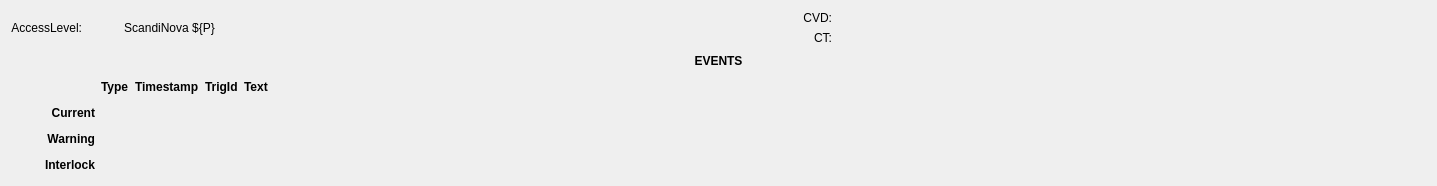
  <widget class="QWidget" name="gridLayoutWidget_7">
   <property name="geometry">
    <rect>
     <x>0</x>
     <y>10</y>
     <width>1437</width>
     <height>186</height>
    </rect>
   </property>
   <layout class="QGridLayout" name="gridLayout">
    <item row="5" column="0">
     <widget class="QLabel" name="label_26">
      <property name="font">
       <font>
        <italic>false</italic>
       </font>
      </property>
      <property name="text">
       <string>&lt;html&gt;&lt;head/&gt;&lt;body&gt;&lt;p&gt;&lt;span style=&quot; font-weight:600;&quot;&gt;Interlock&lt;/span&gt;&lt;/p&gt;&lt;/body&gt;&lt;/html&gt;</string>
      </property>
      <property name="alignment">
       <set>Qt::AlignRight|Qt::AlignTrailing|Qt::AlignVCenter</set>
      </property>
     </widget>
    </item>
    <item row="4" column="3">
     <widget class="PyDMLabel" name="PyDMLabel_41">
      <property name="toolTip">
       <string/>
      </property>
      <property name="precision" stdset="0">
       <number>0</number>
      </property>
      <property name="showUnits" stdset="0">
       <bool>false</bool>
      </property>
      <property name="precisionFromPV" stdset="0">
       <bool>true</bool>
      </property>
      <property name="alarmSensitiveContent" stdset="0">
       <bool>false</bool>
      </property>
      <property name="alarmSensitiveBorder" stdset="0">
       <bool>true</bool>
      </property>
      <property name="PyDMToolTip" stdset="0">
       <string/>
      </property>
      <property name="channel" stdset="0">
       <string>ca://${P}:WarningEventTrigger.VAL</string>
      </property>
      <property name="displayFormat" stdset="0">
       <enum>PyDMLabel::Decimal</enum>
      </property>
     </widget>
    </item>
    <item row="2" column="2">
     <widget class="QLabel" name="label_16">
      <property name="font">
       <font>
        <weight>75</weight>
        <bold>true</bold>
       </font>
      </property>
      <property name="text">
       <string>Timestamp</string>
      </property>
     </widget>
    </item>
    <item row="5" column="3">
     <widget class="PyDMLabel" name="PyDMLabel_42">
      <property name="toolTip">
       <string/>
      </property>
      <property name="precision" stdset="0">
       <number>0</number>
      </property>
      <property name="showUnits" stdset="0">
       <bool>false</bool>
      </property>
      <property name="precisionFromPV" stdset="0">
       <bool>true</bool>
      </property>
      <property name="alarmSensitiveContent" stdset="0">
       <bool>false</bool>
      </property>
      <property name="alarmSensitiveBorder" stdset="0">
       <bool>true</bool>
      </property>
      <property name="PyDMToolTip" stdset="0">
       <string/>
      </property>
      <property name="channel" stdset="0">
       <string>ca://${P}:InterlockEventTrigger.VAL</string>
      </property>
      <property name="displayFormat" stdset="0">
       <enum>PyDMLabel::Decimal</enum>
      </property>
     </widget>
    </item>
    <item row="2" column="4">
     <widget class="QLabel" name="label_18">
      <property name="font">
       <font>
        <weight>75</weight>
        <bold>true</bold>
       </font>
      </property>
      <property name="text">
       <string>Text</string>
      </property>
     </widget>
    </item>
    <item row="3" column="1">
     <widget class="PyDMLabel" name="PyDMLabel_16">
      <property name="toolTip">
       <string/>
      </property>
      <property name="channel" stdset="0">
       <string>ca://${P}:CurrentEventTypeStr</string>
      </property>
      <property name="displayFormat" stdset="0">
       <enum>PyDMLabel::String</enum>
      </property>
     </widget>
    </item>
    <item row="5" column="1">
     <widget class="PyDMLabel" name="PyDMLabel_39">
      <property name="toolTip">
       <string/>
      </property>
      <property name="precision" stdset="0">
       <number>0</number>
      </property>
      <property name="showUnits" stdset="0">
       <bool>false</bool>
      </property>
      <property name="precisionFromPV" stdset="0">
       <bool>true</bool>
      </property>
      <property name="alarmSensitiveContent" stdset="0">
       <bool>false</bool>
      </property>
      <property name="alarmSensitiveBorder" stdset="0">
       <bool>true</bool>
      </property>
      <property name="PyDMToolTip" stdset="0">
       <string/>
      </property>
      <property name="channel" stdset="0">
       <string>ca://${P}:InterlockEventTypeStr.VAL</string>
      </property>
      <property name="displayFormat" stdset="0">
       <enum>PyDMLabel::String</enum>
      </property>
     </widget>
    </item>
    <item row="5" column="2">
     <widget class="PyDMLabel" name="PyDMLabel_29">
      <property name="toolTip">
       <string/>
      </property>
      <property name="precision" stdset="0">
       <number>0</number>
      </property>
      <property name="showUnits" stdset="0">
       <bool>false</bool>
      </property>
      <property name="precisionFromPV" stdset="0">
       <bool>true</bool>
      </property>
      <property name="alarmSensitiveContent" stdset="0">
       <bool>false</bool>
      </property>
      <property name="alarmSensitiveBorder" stdset="0">
       <bool>true</bool>
      </property>
      <property name="PyDMToolTip" stdset="0">
       <string/>
      </property>
      <property name="channel" stdset="0">
       <string>ca://${P}:InterlockEventTimeStr.VAL</string>
      </property>
      <property name="displayFormat" stdset="0">
       <enum>PyDMLabel::String</enum>
      </property>
     </widget>
    </item>
    <item row="4" column="0">
     <widget class="QLabel" name="label_25">
      <property name="font">
       <font>
        <italic>false</italic>
       </font>
      </property>
      <property name="text">
       <string>&lt;html&gt;&lt;head/&gt;&lt;body&gt;&lt;p&gt;&lt;span style=&quot; font-weight:600;&quot;&gt;Warning&lt;/span&gt;&lt;/p&gt;&lt;/body&gt;&lt;/html&gt;</string>
      </property>
      <property name="alignment">
       <set>Qt::AlignRight|Qt::AlignTrailing|Qt::AlignVCenter</set>
      </property>
     </widget>
    </item>
    <item row="3" column="2">
     <widget class="PyDMLabel" name="PyDMLabel_15">
      <property name="toolTip">
       <string/>
      </property>
      <property name="channel" stdset="0">
       <string>ca://${P}:CurrentEventTimeStr.VAL</string>
      </property>
      <property name="displayFormat" stdset="0">
       <enum>PyDMLabel::String</enum>
      </property>
     </widget>
    </item>
    <item row="2" column="1">
     <widget class="QLabel" name="label_9">
      <property name="font">
       <font>
        <weight>75</weight>
        <bold>true</bold>
       </font>
      </property>
      <property name="text">
       <string>Type</string>
      </property>
      <property name="textFormat">
       <enum>Qt::AutoText</enum>
      </property>
     </widget>
    </item>
    <item row="1" column="0" colspan="5">
     <widget class="QLabel" name="label_23">
      <property name="font">
       <font>
        <italic>false</italic>
       </font>
      </property>
      <property name="text">
       <string>&lt;html&gt;&lt;head/&gt;&lt;body&gt;&lt;p&gt;&lt;span style=&quot; font-weight:600;&quot;&gt;EVENTS&lt;/span&gt;&lt;/p&gt;&lt;/body&gt;&lt;/html&gt;</string>
      </property>
      <property name="alignment">
       <set>Qt::AlignCenter</set>
      </property>
     </widget>
    </item>
    <item row="4" column="1">
     <widget class="PyDMLabel" name="PyDMLabel_38">
      <property name="toolTip">
       <string/>
      </property>
      <property name="precision" stdset="0">
       <number>0</number>
      </property>
      <property name="showUnits" stdset="0">
       <bool>false</bool>
      </property>
      <property name="precisionFromPV" stdset="0">
       <bool>true</bool>
      </property>
      <property name="alarmSensitiveContent" stdset="0">
       <bool>false</bool>
      </property>
      <property name="alarmSensitiveBorder" stdset="0">
       <bool>true</bool>
      </property>
      <property name="PyDMToolTip" stdset="0">
       <string/>
      </property>
      <property name="channel" stdset="0">
       <string>ca://${P}:WarningEventTypeStr</string>
      </property>
      <property name="displayFormat" stdset="0">
       <enum>PyDMLabel::String</enum>
      </property>
     </widget>
    </item>
    <item row="4" column="2">
     <widget class="PyDMLabel" name="PyDMLabel_37">
      <property name="toolTip">
       <string/>
      </property>
      <property name="precision" stdset="0">
       <number>0</number>
      </property>
      <property name="showUnits" stdset="0">
       <bool>false</bool>
      </property>
      <property name="precisionFromPV" stdset="0">
       <bool>true</bool>
      </property>
      <property name="alarmSensitiveContent" stdset="0">
       <bool>false</bool>
      </property>
      <property name="alarmSensitiveBorder" stdset="0">
       <bool>true</bool>
      </property>
      <property name="PyDMToolTip" stdset="0">
       <string/>
      </property>
      <property name="channel" stdset="0">
       <string>ca://${P}:WarningEventTimeStr.VAL</string>
      </property>
      <property name="displayFormat" stdset="0">
       <enum>PyDMLabel::String</enum>
      </property>
     </widget>
    </item>
    <item row="3" column="3">
     <widget class="PyDMLabel" name="PyDMLabel_40">
      <property name="toolTip">
       <string/>
      </property>
      <property name="channel" stdset="0">
       <string>ca://${P}:CurrentEventTrigger.VAL</string>
      </property>
      <property name="displayFormat" stdset="0">
       <enum>PyDMLabel::Decimal</enum>
      </property>
     </widget>
    </item>
    <item row="3" column="0">
     <widget class="QLabel" name="label_22">
      <property name="font">
       <font>
        <italic>false</italic>
       </font>
      </property>
      <property name="text">
       <string>&lt;html&gt;&lt;head/&gt;&lt;body&gt;&lt;p&gt;&lt;span style=&quot; font-weight:600;&quot;&gt;Current&lt;/span&gt;&lt;/p&gt;&lt;/body&gt;&lt;/html&gt;</string>
      </property>
      <property name="alignment">
       <set>Qt::AlignRight|Qt::AlignTrailing|Qt::AlignVCenter</set>
      </property>
     </widget>
    </item>
    <item row="2" column="3">
     <widget class="QLabel" name="label_17">
      <property name="font">
       <font>
        <weight>75</weight>
        <bold>true</bold>
       </font>
      </property>
      <property name="text">
       <string>TrigId</string>
      </property>
     </widget>
    </item>
    <item row="0" column="4">
     <layout class="QGridLayout" name="gridLayout_2">
      <item row="1" column="2">
       <layout class="QGridLayout" name="gridLayout_3">
        <item row="0" column="1">
         <widget class="PyDMLabel" name="PyDMLabel_13">
          <property name="toolTip">
           <string/>
          </property>
          <property name="precision" stdset="0">
           <number>0</number>
          </property>
          <property name="showUnits" stdset="0">
           <bool>true</bool>
          </property>
          <property name="precisionFromPV" stdset="0">
           <bool>true</bool>
          </property>
          <property name="alarmSensitiveContent" stdset="0">
           <bool>false</bool>
          </property>
          <property name="alarmSensitiveBorder" stdset="0">
           <bool>true</bool>
          </property>
          <property name="channel" stdset="0">
           <string>ca://${P}:CapVoltageDivider.VAL</string>
          </property>
          <property name="displayFormat" stdset="0">
           <enum>PyDMLabel::String</enum>
          </property>
         </widget>
        </item>
        <item row="2" column="0">
         <widget class="QLabel" name="label_15">
          <property name="text">
           <string>CT:</string>
          </property>
          <property name="alignment">
           <set>Qt::AlignRight|Qt::AlignTrailing|Qt::AlignVCenter</set>
          </property>
         </widget>
        </item>
        <item row="2" column="1">
         <widget class="PyDMLabel" name="PyDMLabel_17">
          <property name="toolTip">
           <string/>
          </property>
          <property name="precision" stdset="0">
           <number>0</number>
          </property>
          <property name="showUnits" stdset="0">
           <bool>true</bool>
          </property>
          <property name="precisionFromPV" stdset="0">
           <bool>true</bool>
          </property>
          <property name="alarmSensitiveContent" stdset="0">
           <bool>false</bool>
          </property>
          <property name="alarmSensitiveBorder" stdset="0">
           <bool>true</bool>
          </property>
          <property name="channel" stdset="0">
           <string>ca://${P}:CapVoltageDivider.VAL</string>
          </property>
          <property name="displayFormat" stdset="0">
           <enum>PyDMLabel::String</enum>
          </property>
         </widget>
        </item>
        <item row="0" column="0">
         <widget class="QLabel" name="label_14">
          <property name="text">
           <string>CVD:</string>
          </property>
          <property name="alignment">
           <set>Qt::AlignRight|Qt::AlignTrailing|Qt::AlignVCenter</set>
          </property>
         </widget>
        </item>
       </layout>
      </item>
     </layout>
    </item>
    <item row="0" column="1" colspan="3">
     <widget class="QLabel" name="label_13">
      <property name="font">
       <font>
        <pointsize>9</pointsize>
        <weight>50</weight>
        <bold>false</bold>
       </font>
      </property>
      <property name="text">
       <string>ScandiNova ${P}</string>
      </property>
      <property name="alignment">
       <set>Qt::AlignCenter</set>
      </property>
     </widget>
    </item>
    <item row="0" column="0">
     <layout class="QHBoxLayout" name="horizontalLayout_5">
      <item>
       <widget class="QLabel" name="label_19">
        <property name="font">
         <font>
          <pointsize>9</pointsize>
          <weight>50</weight>
          <bold>false</bold>
         </font>
        </property>
        <property name="text">
         <string>AccessLevel:</string>
        </property>
        <property name="alignment">
         <set>Qt::AlignRight|Qt::AlignTrailing|Qt::AlignVCenter</set>
        </property>
       </widget>
      </item>
      <item>
       <widget class="PyDMLabel" name="PyDMLabel_5">
        <property name="toolTip">
         <string/>
        </property>
        <property name="channel" stdset="0">
         <string>${P}:AccessLevel</string>
        </property>
       </widget>
      </item>
     </layout>
    </item>
    <item row="3" column="4">
     <layout class="QHBoxLayout" name="horizontalLayout_6">
      <item>
       <widget class="PyDMLabel" name="PyDMLabel_6">
        <property name="sizePolicy">
         <sizepolicy hsizetype="Minimum" vsizetype="Preferred">
          <horstretch>0</horstretch>
          <verstretch>0</verstretch>
         </sizepolicy>
        </property>
        <property name="toolTip">
         <string/>
        </property>
        <property name="precision" stdset="0">
         <number>0</number>
        </property>
        <property name="showUnits" stdset="0">
         <bool>false</bool>
        </property>
        <property name="precisionFromPV" stdset="0">
         <bool>true</bool>
        </property>
        <property name="alarmSensitiveContent" stdset="0">
         <bool>false</bool>
        </property>
        <property name="alarmSensitiveBorder" stdset="0">
         <bool>true</bool>
        </property>
        <property name="PyDMToolTip" stdset="0">
         <string/>
        </property>
        <property name="channel" stdset="0">
         <string>${P}:CurrentEventTextStr</string>
        </property>
       </widget>
      </item>
      <item>
       <widget class="PyDMLabel" name="PyDMLabel_7">
        <property name="toolTip">
         <string/>
        </property>
        <property name="precision" stdset="0">
         <number>0</number>
        </property>
        <property name="showUnits" stdset="0">
         <bool>false</bool>
        </property>
        <property name="precisionFromPV" stdset="0">
         <bool>true</bool>
        </property>
        <property name="alarmSensitiveContent" stdset="0">
         <bool>false</bool>
        </property>
        <property name="alarmSensitiveBorder" stdset="0">
         <bool>true</bool>
        </property>
        <property name="PyDMToolTip" stdset="0">
         <string/>
        </property>
        <property name="channel" stdset="0">
         <string>${P}:CurrentEventSubsystemStr</string>
        </property>
       </widget>
      </item>
      <item>
       <widget class="PyDMLabel" name="PyDMLabel_8">
        <property name="toolTip">
         <string/>
        </property>
        <property name="precision" stdset="0">
         <number>0</number>
        </property>
        <property name="showUnits" stdset="0">
         <bool>false</bool>
        </property>
        <property name="precisionFromPV" stdset="0">
         <bool>true</bool>
        </property>
        <property name="alarmSensitiveContent" stdset="0">
         <bool>false</bool>
        </property>
        <property name="alarmSensitiveBorder" stdset="0">
         <bool>true</bool>
        </property>
        <property name="PyDMToolTip" stdset="0">
         <string/>
        </property>
        <property name="channel" stdset="0">
         <string>${P}:CurrentEventDataStr</string>
        </property>
       </widget>
      </item>
      <item>
       <widget class="PyDMLabel" name="PyDMLabel_9">
        <property name="toolTip">
         <string/>
        </property>
        <property name="precision" stdset="0">
         <number>0</number>
        </property>
        <property name="showUnits" stdset="0">
         <bool>false</bool>
        </property>
        <property name="precisionFromPV" stdset="0">
         <bool>true</bool>
        </property>
        <property name="alarmSensitiveContent" stdset="0">
         <bool>false</bool>
        </property>
        <property name="alarmSensitiveBorder" stdset="0">
         <bool>true</bool>
        </property>
        <property name="PyDMToolTip" stdset="0">
         <string/>
        </property>
        <property name="channel" stdset="0">
         <string>${P}:CurrentEventUnitStr</string>
        </property>
       </widget>
      </item>
      <item>
       <spacer name="horizontalSpacer">
        <property name="orientation">
         <enum>Qt::Horizontal</enum>
        </property>
        <property name="sizeHint" stdset="0">
         <size>
          <width>40</width>
          <height>20</height>
         </size>
        </property>
       </spacer>
      </item>
     </layout>
    </item>
    <item row="4" column="4">
     <layout class="QHBoxLayout" name="horizontalLayout_7">
      <item>
       <widget class="PyDMLabel" name="PyDMLabel_10">
        <property name="toolTip">
         <string/>
        </property>
        <property name="precision" stdset="0">
         <number>0</number>
        </property>
        <property name="showUnits" stdset="0">
         <bool>false</bool>
        </property>
        <property name="precisionFromPV" stdset="0">
         <bool>true</bool>
        </property>
        <property name="alarmSensitiveContent" stdset="0">
         <bool>false</bool>
        </property>
        <property name="alarmSensitiveBorder" stdset="0">
         <bool>true</bool>
        </property>
        <property name="PyDMToolTip" stdset="0">
         <string/>
        </property>
        <property name="channel" stdset="0">
         <string>${P}:WarningEventTextStr</string>
        </property>
       </widget>
      </item>
      <item>
       <widget class="PyDMLabel" name="PyDMLabel_11">
        <property name="toolTip">
         <string/>
        </property>
        <property name="precision" stdset="0">
         <number>0</number>
        </property>
        <property name="showUnits" stdset="0">
         <bool>false</bool>
        </property>
        <property name="precisionFromPV" stdset="0">
         <bool>true</bool>
        </property>
        <property name="alarmSensitiveContent" stdset="0">
         <bool>false</bool>
        </property>
        <property name="alarmSensitiveBorder" stdset="0">
         <bool>true</bool>
        </property>
        <property name="PyDMToolTip" stdset="0">
         <string/>
        </property>
        <property name="channel" stdset="0">
         <string>${P}:WarningEventSubsystemStr</string>
        </property>
       </widget>
      </item>
      <item>
       <widget class="PyDMLabel" name="PyDMLabel_14">
        <property name="toolTip">
         <string/>
        </property>
        <property name="precision" stdset="0">
         <number>0</number>
        </property>
        <property name="showUnits" stdset="0">
         <bool>false</bool>
        </property>
        <property name="precisionFromPV" stdset="0">
         <bool>true</bool>
        </property>
        <property name="alarmSensitiveContent" stdset="0">
         <bool>false</bool>
        </property>
        <property name="alarmSensitiveBorder" stdset="0">
         <bool>true</bool>
        </property>
        <property name="PyDMToolTip" stdset="0">
         <string/>
        </property>
        <property name="channel" stdset="0">
         <string>${P}:WarningEventDataStr</string>
        </property>
       </widget>
      </item>
      <item>
       <widget class="PyDMLabel" name="PyDMLabel_12">
        <property name="toolTip">
         <string/>
        </property>
        <property name="precision" stdset="0">
         <number>0</number>
        </property>
        <property name="showUnits" stdset="0">
         <bool>false</bool>
        </property>
        <property name="precisionFromPV" stdset="0">
         <bool>true</bool>
        </property>
        <property name="alarmSensitiveContent" stdset="0">
         <bool>false</bool>
        </property>
        <property name="alarmSensitiveBorder" stdset="0">
         <bool>true</bool>
        </property>
        <property name="PyDMToolTip" stdset="0">
         <string/>
        </property>
        <property name="channel" stdset="0">
         <string>${P}:WarningEventUnitStr</string>
        </property>
       </widget>
      </item>
      <item>
       <spacer name="horizontalSpacer_2">
        <property name="orientation">
         <enum>Qt::Horizontal</enum>
        </property>
        <property name="sizeHint" stdset="0">
         <size>
          <width>40</width>
          <height>20</height>
         </size>
        </property>
       </spacer>
      </item>
     </layout>
    </item>
    <item row="5" column="4">
     <layout class="QHBoxLayout" name="horizontalLayout_8">
      <item>
       <widget class="PyDMLabel" name="PyDMLabel_18">
        <property name="toolTip">
         <string/>
        </property>
        <property name="precision" stdset="0">
         <number>0</number>
        </property>
        <property name="showUnits" stdset="0">
         <bool>false</bool>
        </property>
        <property name="precisionFromPV" stdset="0">
         <bool>true</bool>
        </property>
        <property name="alarmSensitiveContent" stdset="0">
         <bool>false</bool>
        </property>
        <property name="alarmSensitiveBorder" stdset="0">
         <bool>true</bool>
        </property>
        <property name="PyDMToolTip" stdset="0">
         <string/>
        </property>
        <property name="channel" stdset="0">
         <string>${P}:InterlockEventTextStr</string>
        </property>
       </widget>
      </item>
      <item>
       <widget class="PyDMLabel" name="PyDMLabel_19">
        <property name="toolTip">
         <string/>
        </property>
        <property name="precision" stdset="0">
         <number>0</number>
        </property>
        <property name="showUnits" stdset="0">
         <bool>false</bool>
        </property>
        <property name="precisionFromPV" stdset="0">
         <bool>true</bool>
        </property>
        <property name="alarmSensitiveContent" stdset="0">
         <bool>false</bool>
        </property>
        <property name="alarmSensitiveBorder" stdset="0">
         <bool>true</bool>
        </property>
        <property name="PyDMToolTip" stdset="0">
         <string/>
        </property>
        <property name="channel" stdset="0">
         <string>${P}:InterlockEventSubsystemStr</string>
        </property>
       </widget>
      </item>
      <item>
       <widget class="PyDMLabel" name="PyDMLabel_20">
        <property name="toolTip">
         <string/>
        </property>
        <property name="precision" stdset="0">
         <number>0</number>
        </property>
        <property name="showUnits" stdset="0">
         <bool>false</bool>
        </property>
        <property name="precisionFromPV" stdset="0">
         <bool>true</bool>
        </property>
        <property name="alarmSensitiveContent" stdset="0">
         <bool>false</bool>
        </property>
        <property name="alarmSensitiveBorder" stdset="0">
         <bool>true</bool>
        </property>
        <property name="PyDMToolTip" stdset="0">
         <string/>
        </property>
        <property name="channel" stdset="0">
         <string>${P}:InterlockEventDataStr</string>
        </property>
       </widget>
      </item>
      <item>
       <widget class="PyDMLabel" name="PyDMLabel_21">
        <property name="toolTip">
         <string/>
        </property>
        <property name="precision" stdset="0">
         <number>0</number>
        </property>
        <property name="showUnits" stdset="0">
         <bool>false</bool>
        </property>
        <property name="precisionFromPV" stdset="0">
         <bool>true</bool>
        </property>
        <property name="alarmSensitiveContent" stdset="0">
         <bool>false</bool>
        </property>
        <property name="alarmSensitiveBorder" stdset="0">
         <bool>true</bool>
        </property>
        <property name="PyDMToolTip" stdset="0">
         <string/>
        </property>
        <property name="channel" stdset="0">
         <string>${P}:InterlockEventUnitStr</string>
        </property>
       </widget>
      </item>
      <item>
       <spacer name="horizontalSpacer_3">
        <property name="orientation">
         <enum>Qt::Horizontal</enum>
        </property>
        <property name="sizeHint" stdset="0">
         <size>
          <width>40</width>
          <height>20</height>
         </size>
        </property>
       </spacer>
      </item>
     </layout>
    </item>
   </layout>
  </widget>
